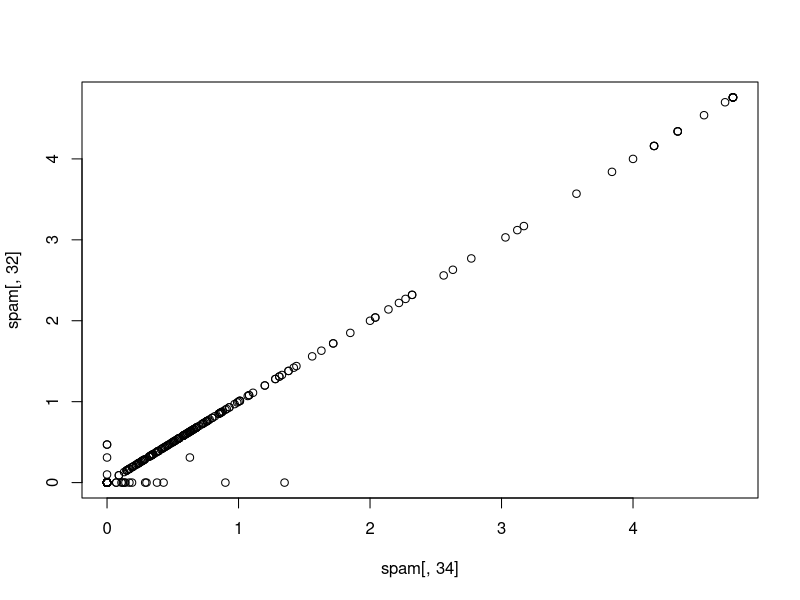
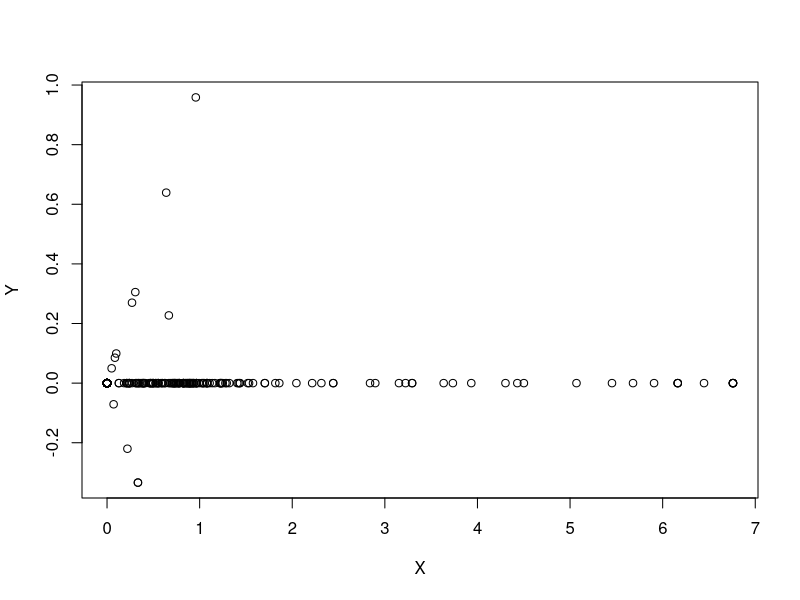
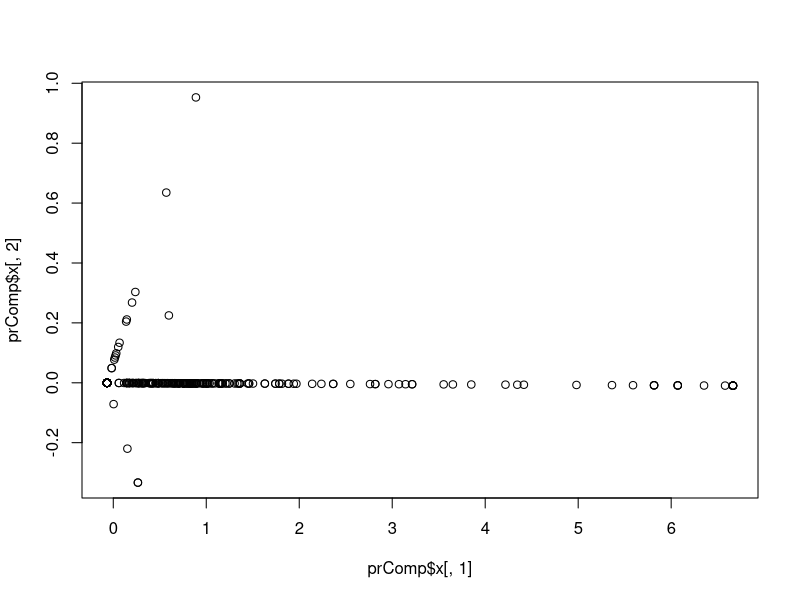
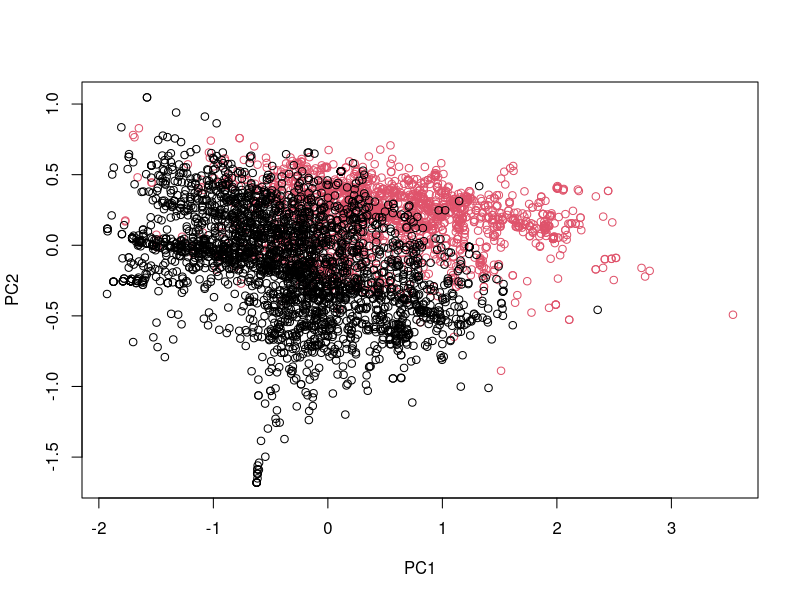
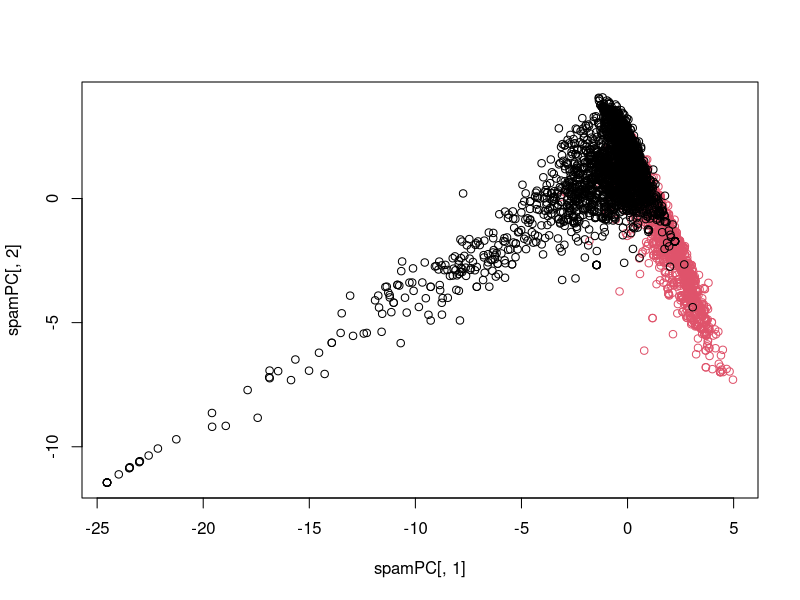

Recreate these plots in R, in order. (Note: this script raises an error after producing the figures.)
# When having many variables that may be correlated with each others it may not be necessary to include them all in the model, instead include a summary that catch most of their characteristics.

# 2. Correlated predictors
library(caret)
library(kernlab)
data(spam)

inTrain <- createDataPartition(y=spam$type, p=0.75, list=FALSE)
training <- spam[inTrain, ]
testing <- spam[-inTrain, ]

# Looking for highly related or similar predictors by calculating the correclation between the predictor variables (except the outcome) and taking the absolute value
M <- abs(cor(training[,-58]))

# each variable has a correlation of 1 with each self, so remove diagonal
diag(M) <- 0

# which variables have high correlation between them
which(M > 0.8, arr.ind=T)

# what is the name of the resulting correlated variables
names(spam)[c(34, 32)]

# plot both variables
plot(spam[, 34], spam[, 32])

# PCA helps in case we don't need every predictor by replacing the redundant ones with a weighted combination that capture most of the information while reducing noise.

# 5. a combination we can do is rotating the plot
X <- 0.71 * training$num415 + 0.71 * training$num857
Y <- 0.71 * training$num415 - 0.71 * training$num857
plot(X, Y)

# 6. Genrally, this is about data compression
# 7. SVD: X = UDV^t and PCA
# 8. Principal components in R - prcomp
smallSpam <- spam[, c(34, 32)]
prComp <- prcomp(smallSpam)
plot(prComp$x[, 1], prComp$x[, 2])
prComp$rotation

# 10. Trying PCA on SPAM data
typeColor <- ((spam$type=="spam") * 1 + 1)
prComp <- prcomp(log10(spam[,-58]+1))
# first component capture more information on data than the second one
plot(prComp$x[,1], prComp$x[,2], col=typeColor, xlab="PC1", ylab="PC2")

# 11. PCA with caret, give method 'pca' and number of components to the pre processing function
preProc <- preProcess(log10(spam[, -58]+1), method="pca", pcaComp=2)
spamPC <- predict(preProc, log10(spam[, -58]+1))
plot(spamPC[, 1], spamPC[, 2], col=typeColor)

# 12. Preprocessing with PCA
preProc <- preProcess(log10(training[, -58]+1), method="pca", pcaComp=2)
# create training prediction 
trainPC <- predict(preProc, log10(training[, -58]+1))
# relate the trainng variable 'training$type' to the principal components 'trainPC'
modelFit <- train(training$type ~ ., method="glm", data=trainPC)

# 13. Preprocessing with PCA
# Use the same components for the test set by passing the 'preProc' variable
testPC <- predict(preProc, log10(testing[, -58]+1))
# use the confusion matrix to get the accuracy
confusionMatrix(testing$type, predict(modelFit, testPC))

# 15. Fianl thoughts on PCs
# PCA are useful for linear-type models, they makes it harder to interpret predictors. To avoid outliers, first transform (with log/box cox) and plot predictors to identify problems.
